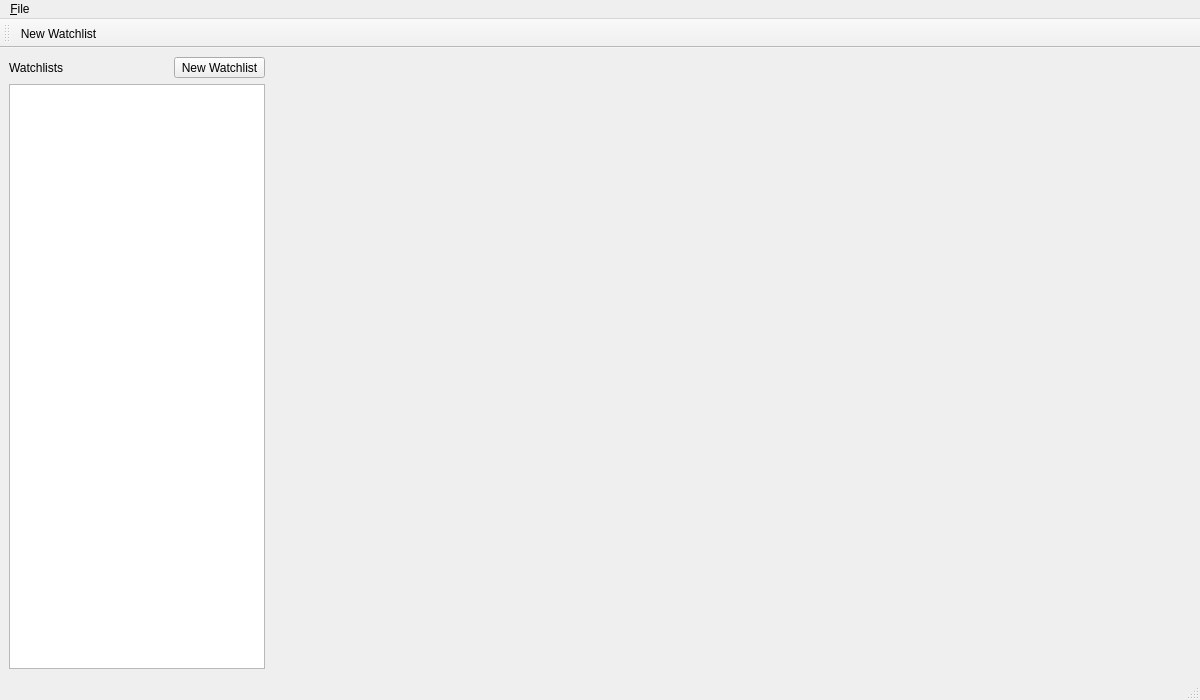
<?xml version="1.0" encoding="UTF-8"?>
<ui version="4.0">
 <class>MainWindow</class>
 <widget class="QMainWindow" name="MainWindow">
  <property name="geometry">
   <rect>
    <x>0</x>
    <y>0</y>
    <width>1200</width>
    <height>700</height>
   </rect>
  </property>
  <property name="windowTitle">
   <string>MainWindow</string>
  </property>
  <widget class="QWidget" name="centralwidget">
   <layout class="QHBoxLayout" name="horizontalLayout_2">
    <item>
     <layout class="QVBoxLayout" name="verticalLayout">
      <item>
       <layout class="QHBoxLayout" name="horizontalLayout">
        <property name="sizeConstraint">
         <enum>QLayout::SetMaximumSize</enum>
        </property>
        <item>
         <widget class="QLabel" name="label">
          <property name="text">
           <string>Watchlists</string>
          </property>
         </widget>
        </item>
        <item>
         <widget class="QToolButton" name="toolButton">
          <property name="text">
           <string>New Watchlist</string>
          </property>
          <property name="icon">
           <iconset theme="document-new">
            <normaloff>.</normaloff>.</iconset>
          </property>
         </widget>
        </item>
       </layout>
      </item>
      <item>
       <widget class="QListView" name="watch_lists_view">
        <property name="sizePolicy">
         <sizepolicy hsizetype="Maximum" vsizetype="Expanding">
          <horstretch>0</horstretch>
          <verstretch>0</verstretch>
         </sizepolicy>
        </property>
       </widget>
      </item>
     </layout>
    </item>
    <item>
     <spacer name="horizontalSpacer">
      <property name="orientation">
       <enum>Qt::Horizontal</enum>
      </property>
      <property name="sizeHint" stdset="0">
       <size>
        <width>40</width>
        <height>20</height>
       </size>
      </property>
     </spacer>
    </item>
   </layout>
  </widget>
  <widget class="QMenuBar" name="menubar">
   <property name="geometry">
    <rect>
     <x>0</x>
     <y>0</y>
     <width>1200</width>
     <height>26</height>
    </rect>
   </property>
   <widget class="QMenu" name="menu_File">
    <property name="title">
     <string>&amp;File</string>
    </property>
    <addaction name="actionNew_Watchlist"/>
    <addaction name="action_Quit"/>
   </widget>
   <addaction name="menu_File"/>
  </widget>
  <widget class="QStatusBar" name="statusbar"/>
  <widget class="QToolBar" name="toolBar">
   <property name="windowTitle">
    <string>toolBar</string>
   </property>
   <attribute name="toolBarArea">
    <enum>TopToolBarArea</enum>
   </attribute>
   <attribute name="toolBarBreak">
    <bool>false</bool>
   </attribute>
   <addaction name="actionNew_Watchlist"/>
  </widget>
  <action name="action_Quit">
   <property name="icon">
    <iconset theme="application-exit">
     <normaloff>.</normaloff>.</iconset>
   </property>
   <property name="text">
    <string>&amp;Quit</string>
   </property>
  </action>
  <action name="actionNew_Watchlist">
   <property name="icon">
    <iconset theme="document-new">
     <normaloff>.</normaloff>.</iconset>
   </property>
   <property name="text">
    <string>New &amp;Watchlist</string>
   </property>
  </action>
  <action name="actionDelete_Watchlist">
   <property name="icon">
    <iconset theme="edit-delete">
     <normaloff>.</normaloff>.</iconset>
   </property>
   <property name="text">
    <string>Delete Watchlist</string>
   </property>
  </action>
 </widget>
 <resources/>
 <connections/>
</ui>
